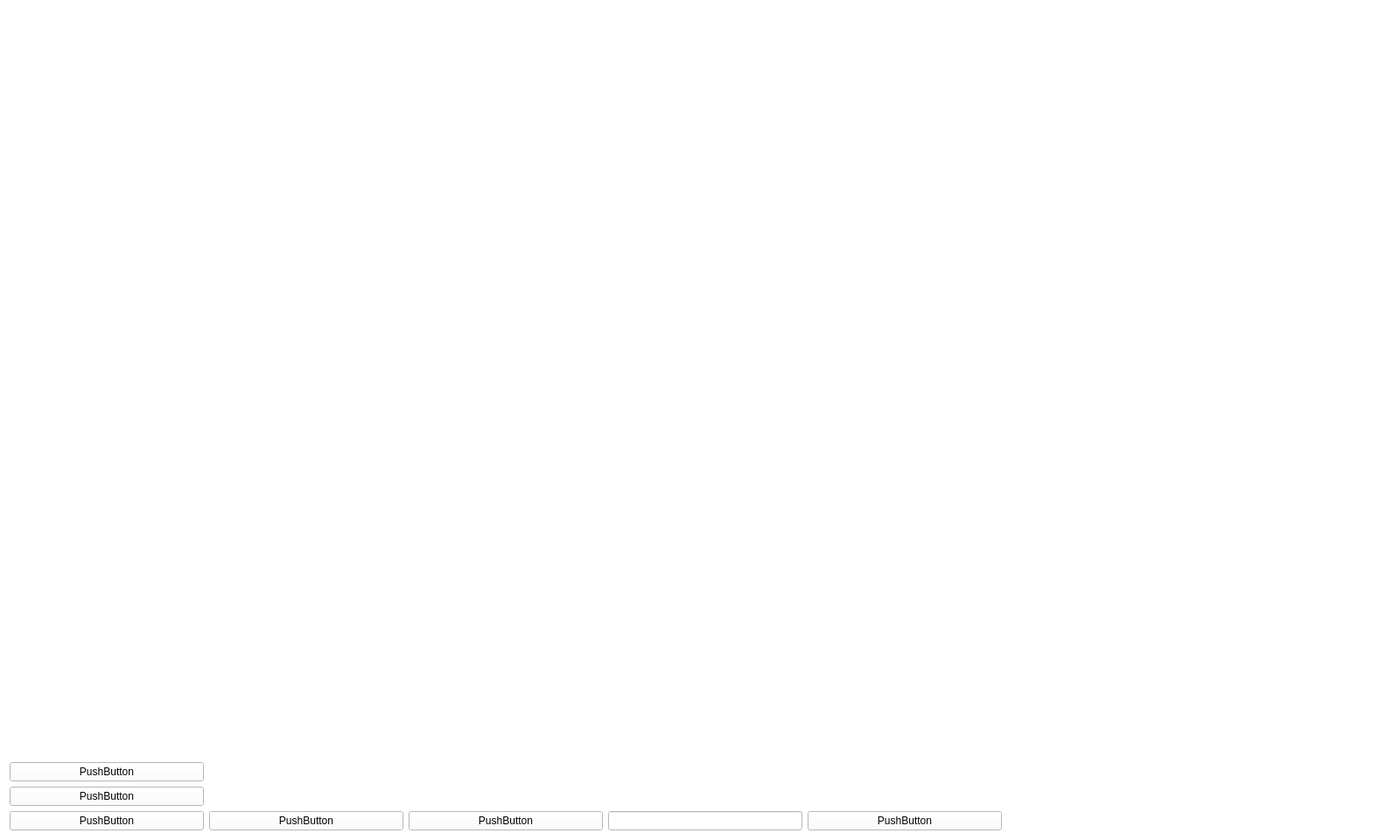
<?xml version="1.0" encoding="UTF-8"?>
<ui version="4.0">
 <class>IndicatorCameraFocusWidget</class>
 <widget class="QWidget" name="IndicatorCameraFocusWidget">
  <property name="geometry">
   <rect>
    <x>0</x>
    <y>0</y>
    <width>1600</width>
    <height>960</height>
   </rect>
  </property>
  <property name="windowTitle">
   <string>Form</string>
  </property>
  <property name="styleSheet">
   <string notr="true">background-color: rgb(255, 255, 255);</string>
  </property>
  <layout class="QGridLayout" name="gridLayout_2">
   <item row="0" column="0">
    <layout class="QGridLayout" name="gridLayout" rowstretch="487,87,87,87" columnstretch="1,1,1,1,1,1,1">
     <item row="0" column="0">
      <spacer name="verticalSpacer">
       <property name="orientation">
        <enum>Qt::Vertical</enum>
       </property>
       <property name="sizeHint" stdset="0">
        <size>
         <width>20</width>
         <height>40</height>
        </size>
       </property>
      </spacer>
     </item>
     <item row="3" column="3">
      <widget class="CustomLineEdit" name="focusLineEdit"/>
     </item>
     <item row="3" column="0">
      <widget class="CustomPushButton" name="autoTriggerPushButton">
       <property name="text">
        <string>PushButton</string>
       </property>
      </widget>
     </item>
     <item row="3" column="2">
      <widget class="CustomPushButton" name="forcusDownPushButton">
       <property name="text">
        <string>PushButton</string>
       </property>
      </widget>
     </item>
     <item row="1" column="0">
      <widget class="CustomPushButton" name="showHidePushButton">
       <property name="text">
        <string>PushButton</string>
       </property>
      </widget>
     </item>
     <item row="3" column="4">
      <widget class="CustomPushButton" name="forcusPlusPushButton">
       <property name="text">
        <string>PushButton</string>
       </property>
      </widget>
     </item>
     <item row="3" column="6">
      <spacer name="horizontalSpacer">
       <property name="orientation">
        <enum>Qt::Horizontal</enum>
       </property>
       <property name="sizeHint" stdset="0">
        <size>
         <width>40</width>
         <height>20</height>
        </size>
       </property>
      </spacer>
     </item>
     <item row="3" column="1">
      <widget class="CustomPushButton" name="onePushTriggerPushButton">
       <property name="text">
        <string>PushButton</string>
       </property>
      </widget>
     </item>
     <item row="2" column="0">
      <widget class="CustomPushButton" name="speedPushButton">
       <property name="text">
        <string>PushButton</string>
       </property>
      </widget>
     </item>
     <item row="3" column="5">
      <spacer name="horizontalSpacer_2">
       <property name="orientation">
        <enum>Qt::Horizontal</enum>
       </property>
       <property name="sizeHint" stdset="0">
        <size>
         <width>40</width>
         <height>20</height>
        </size>
       </property>
      </spacer>
     </item>
    </layout>
   </item>
  </layout>
 </widget>
 <customwidgets>
  <customwidget>
   <class>CustomPushButton</class>
   <extends>QPushButton</extends>
   <header>CustomPushButton.h</header>
  </customwidget>
  <customwidget>
   <class>CustomLineEdit</class>
   <extends>QLineEdit</extends>
   <header>CustomLineEdit.h</header>
  </customwidget>
 </customwidgets>
 <resources/>
 <connections/>
</ui>
